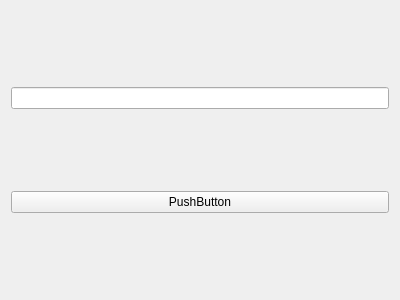
<?xml version="1.0" encoding="UTF-8"?>
<ui version="4.0">
 <class>TestForm</class>
 <widget class="QWidget" name="TestForm">
  <property name="geometry">
   <rect>
    <x>0</x>
    <y>0</y>
    <width>400</width>
    <height>300</height>
   </rect>
  </property>
  <property name="windowTitle">
   <string>Form</string>
  </property>
  <layout class="QVBoxLayout" name="verticalLayout">
   <item>
    <widget class="QLineEdit" name="lineEdit"/>
   </item>
   <item>
    <widget class="QPushButton" name="pushButton">
     <property name="text">
      <string>PushButton</string>
     </property>
    </widget>
   </item>
  </layout>
 </widget>
 <resources/>
 <connections/>
</ui>
